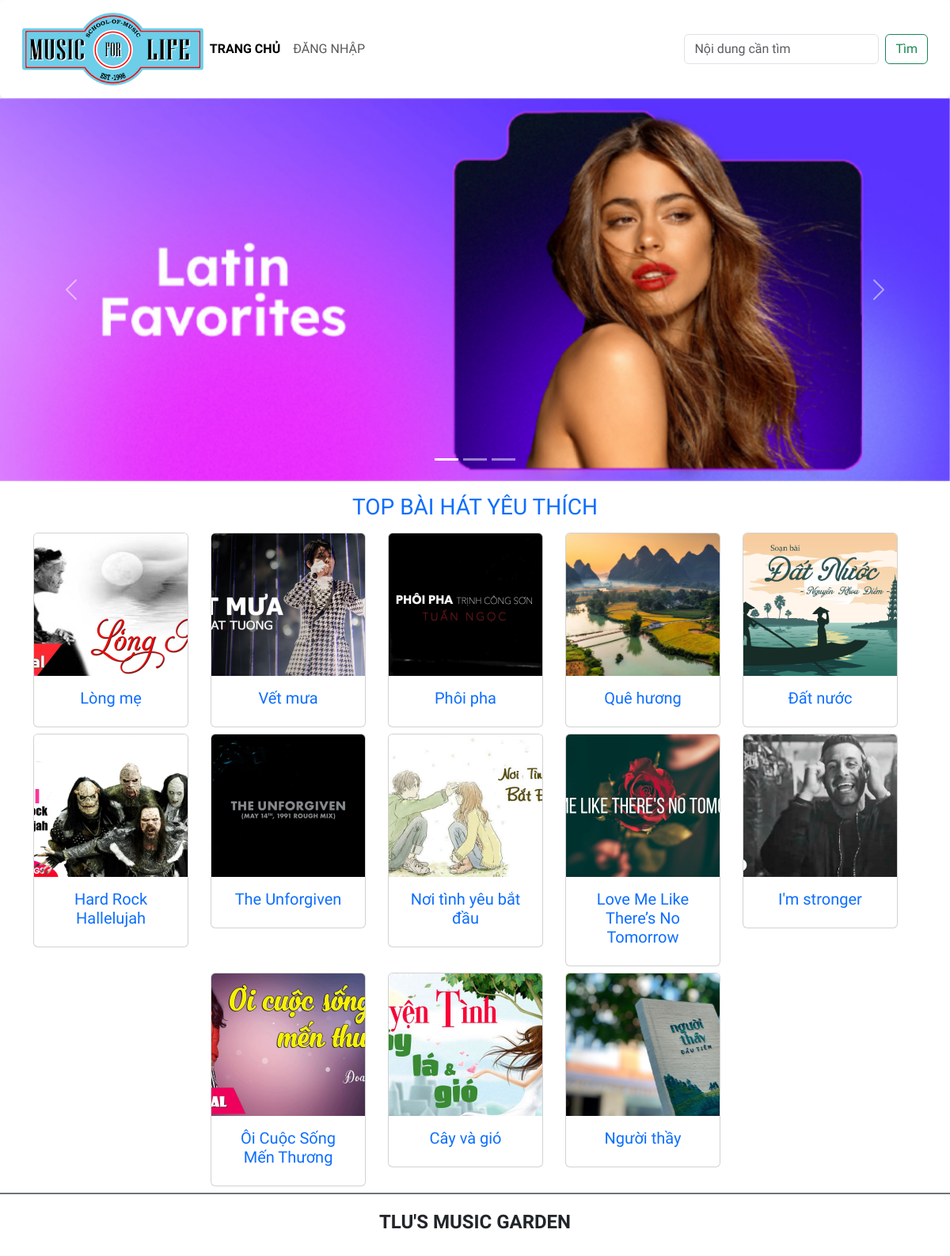
/btth01/index.php, run on the app's committed database.
### tables this page shows
CREATE TABLE `baiviet` (
  `ma_bviet` int(11) NOT NULL,
  `tieude` varchar(200) NOT NULL,
  `ten_bhat` varchar(100) NOT NULL,
  `ma_tloai` int(11) NOT NULL,
  `tomtat` text NOT NULL,
  `noidung` text DEFAULT NULL,
  `ma_tgia` int(11) NOT NULL,
  `ngayviet` datetime NOT NULL DEFAULT current_timestamp() ON UPDATE current_timestamp(),
  `hinhanh` varchar(200) DEFAULT NULL
);

### btth01/index.php (the view, shortened to what this page needs)
<?php
$songs = [
    '',
    'longme.jpg',
    'vetmua.jpg',
    'phoipha.jpg',
    'quehuong.jpg',
    'datnuoc.jpg',
    'hardrock.jpg',
    'TheUnforgiven.jpg',
    'noitinhyeubatdau.jpg',
    'loveme.jpg',
    'stronger.jpg',
    'csmt.jpg',
    'cayvagio.jpg',
    'nguoithay.jpg',
];
require './includes/database-connection.php';
$sql = "SELECT ma_bviet, ten_bhat FROM baiviet;";
$statement = $pdo->query($sql);
$baiviets = $statement->fetchAll();
?>
<!DOCTYPE html>
<html lang="en">
<head>
    <link href="https://cdn.jsdelivr.net/npm/bootstrap@5.3.0-alpha1/dist/css/bootstrap.min.css" rel="stylesheet"
>
    <link rel="stylesheet" href="css/style.css">
</head>
<body>
<header>
    <?php include './layout/header.php'; ?>
    <div id="carouselExampleIndicators" class="carousel slide">
        <div class="carousel-indicators">
            <button type="button" data-bs-target="#carouselExampleIndicators" data-bs-slide-to="0" class="active"
                    aria-current="true" aria-label="Slide 1"></button>
            <button type="button" data-bs-target="#carouselExampleIndicators" data-bs-slide-to="1"
                    aria-label="Slide 2"></button>
            <button type="button" data-bs-target="#carouselExampleIndicators" data-bs-slide-to="2"
                    aria-label="Slide 3"></button>
        </div>
        <div class="carousel-inner">
            <div class="carousel-item active">
                <img src="images/slideshow/slide01.jpg" class="d-block w-100" alt="...">
            </div>
        </div>
        <button class="carousel-control-prev" type="button" data-bs-target="#carouselExampleIndicators"
                data-bs-slide="prev">
            <span class="carousel-control-prev-icon" aria-hidden="true"></span>
        </button>
        <button class="carousel-control-next" type="button" data-bs-target="#carouselExampleIndicators"
                data-bs-slide="next">
            <span class="carousel-control-next-icon" aria-hidden="true"></span>
        </button>
    </div>
</header>
<main class=" container-fluid mt-3">
    <h3 class="text-center text-uppercase mb-3 text-primary">TOP bài hát yêu thích</h3>
    <div class="" style="text-align: center;">
        <?php foreach ($baiviets as $baiviet) { ?>
            <div class="col-2  me-4" style="display: inline-block">
                <div class="card mb-2" style="width: 100%;">
                    <img src="images/songs/<?= $songs[$baiviet['ma_bviet']] ?>" class="card-img-top" alt="...">
                    <div class="card-body">
                        <h5 class="card-title text-center">
                            <a href="./detail.php?id=<?= $baiviet['ma_bviet']; ?>"
                               class="text-decoration-none"> <?= $baiviet['ten_bhat']; ?> </a>
                        </h5>
                    </div>
                </div>
            </div>
        <?php } ?>
    </div>
</main>
<?php include './layout/footer.php'; ?>
</body>
</html>

### btth01/layout/header.php (shortened to what this page needs)
<nav class="navbar navbar-expand-lg bg-body-tertiary shadow p-3 bg-white rounded">
    <div class="container-fluid">
        <div class="my-logo">
            <a class="navbar-brand" href="#">
                <img src="./images/logo2.png" alt="" class="img-fluid">
            </a>
        </div>
        <div class="collapse navbar-collapse" id="navbarSupportedContent">
            <ul class="navbar-nav me-auto mb-2 mb-lg-0">
                <li class="nav-item">
                    <a class="nav-link active" aria-current="page" href="./">Trang chủ</a>
                </li>
                <li class="nav-item">
                    <a class="nav-link" href="./login.php">Đăng nhập</a>
                </li>
            </ul>
            <form class="d-flex" role="search">
                <input class="form-control me-2" type="search" placeholder="Nội dung cần tìm" aria-label="Search">
                <button class="btn btn-outline-success" type="submit">Tìm</button>
            </form>
        </div>
    </div>
</nav>

### btth01/layout/footer.php
<footer class="bg-white d-flex justify-content-center align-items-center border-top border-secondary  border-2"
        style="height:80px">
    <h4 class="text-center text-uppercase fw-bold">TLU's music garden</h4>
</footer>

### btth01/css/style.css (style rules this page uses)
body { font-family: 'Numans', sans-serif !important; }
.bg-body-tertiary { background-color:#fff !important; }
.my-logo { max-width: 20%; }
.nav-link { text-transform: uppercase; }
.active { font-weight: bold; }
.card-img-top { width: 100%; height: 15vw; object-fit: cover; }

### data on the page
baiviet: shows a picture, ten_bhat "Lòng mẹ"
baiviet: shows a picture, ten_bhat "Vết mưa"
baiviet: shows a picture, ten_bhat "Phôi pha"
baiviet: shows a picture, ten_bhat "Quê hương"
baiviet: shows a picture, ten_bhat "Đất nước"
baiviet: shows a picture, ten_bhat "Hard Rock Hallelujah"
baiviet: shows a picture, ten_bhat "The Unforgiven"
baiviet: shows a picture, ten_bhat "Nơi tình yêu bắt đầu"
baiviet: shows a picture, ten_bhat "Love Me Like There’s No Tomorrow"
baiviet: shows a picture, ten_bhat "I'm stronger"
baiviet: shows a picture, ten_bhat "Ôi Cuộc Sống Mến Thương"
baiviet: shows a picture, ten_bhat "Cây và gió"
baiviet: shows a picture, ten_bhat "Người thầy"
